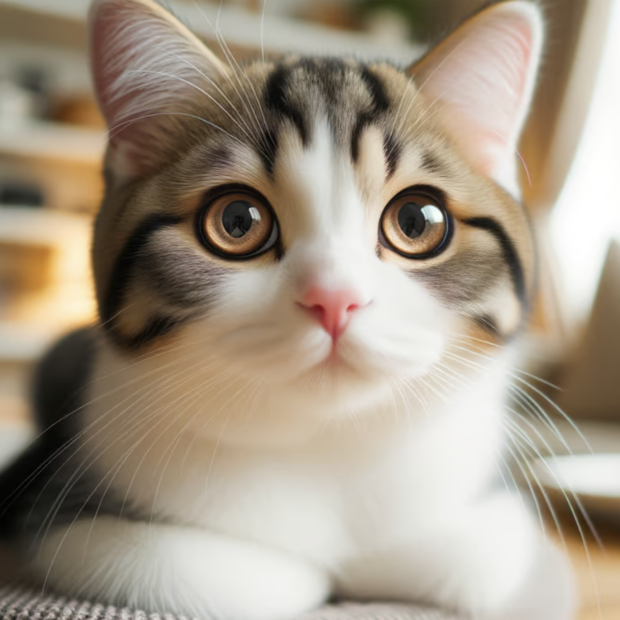
#> input picture cat.png, 1240 x 1240 px (shown at 1/2 size)
$ python test_cdc.py cat.png
#> lines starting #> are read from the running program, lines starting #| are printed output that depends on the picture
#> in main, img is the input picture: PIL image 1240x1240 RGBA; mean R, G, B, A 163.5, 150.9, 133.9, 255
#| Opened file. Format: PNG, Mode: RGBA, Size: (1240, 1240)
#!/usr/bin/env python3

import serial
import serial.tools.list_ports
import struct
import time
import argparse
import os
import sys
from typing import Tuple, Optional

# --- Dependency Check ---
try:
    from PIL import Image, ImageSequence
except ImportError:
    print("Error: Pillow library not found.")
    print("Please install it: pip install Pillow")
    sys.exit(1)

# --- Constants ---
# Device Identification
EXPECTED_VID = 0x1067
EXPECTED_PID = 0x626D

# Serial Communication Parameters
BAUD_RATE = 115200         # Often ignored for USB CDC, but set anyway
WRITE_TIMEOUT = 600        # Seconds (10 minutes - INCREASED TIMEOUT) <--- INCREASED
READ_TIMEOUT = 1           # Seconds for reading confirmations (optional)
PRE_SEND_DELAY = 0.2       # Seconds to wait after opening port before sending anything
POST_HEADER_DELAY = 0.1    # Seconds to wait after sending size header, before sending data
POST_FILENAME_DELAY = 0.1  # Seconds to wait after sending filename
SEND_CHUNK_SIZE = 4096     # Bytes to send per write call for progress reporting

# Image Processing Defaults
DEFAULT_RESIZE_W = 128
DEFAULT_RESIZE_H = 128
DEFAULT_BG_COLOR = (0, 0, 0) # Black

# --- Image Processing Functions ---
def process_image_frame(frame: Image.Image, target_size: tuple[int, int], background_color: tuple[int, int, int]) -> bytes:
    """
    Converts a single PIL Image frame to raw RGB565 bytes (big-endian).
    Handles resizing and transparency.
    """
#> called with target_size = (128, 128), background_color = (0, 0, 0)
    try:
        # Resize first
        frame_resized = frame.resize(target_size, Image.Resampling.LANCZOS)
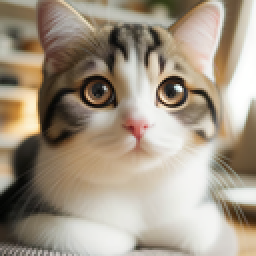
#> frame_resized: PIL image 128x128 RGBA (shown 2 times larger); mean R, G, B, A 163.5, 150.9, 133.9, 255

        # Handle transparency by compositing onto the specified background color
        if frame_resized.mode in ('RGBA', 'LA') or (frame_resized.mode == 'P' and 'transparency' in frame_resized.info):
            # print(f"  Handling transparency for frame...") # Verbose
            try:
                alpha = frame_resized.convert('RGBA').split()[-1]
#> alpha: PIL image 128x128 L; every value is 255
                bg = Image.new("RGB", frame_resized.size, background_color)
#> bg: PIL image 128x128 RGB; every value is 0
                img_rgb = frame_resized.convert("RGB") # Convert potential P mode after handling transparency logic
                bg.paste(img_rgb, mask=alpha)
                image_to_convert = bg
            except Exception as e:
                print(f"  Warning: Error handling transparency: {e}. Trying simple convert.")
                image_to_convert = frame_resized.convert('RGB')
        elif frame_resized.mode == 'P':
             # print(f"  Converting Palette frame to RGB...") # Verbose
             image_to_convert = frame_resized.convert('RGB')
        elif frame_resized.mode != 'RGB':
            # print(f"  Converting frame mode {frame_resized.mode} to RGB...") # Verbose
            image_to_convert = frame_resized.convert('RGB')
        else:
            image_to_convert = frame_resized # Already RGB

        # print("  Converting pixels to RGB565 (Big Endian)...") # Verbose
        frame_data = bytearray()
        pixels = list(image_to_convert.getdata())
#> pixels = 16384 items, first 6: (140, 134, 109), (145, 141, 117), (149, 147, 123), (155, 153, 133), (160, 159, 144), (164, 163, 151)
        for r, g, b in pixels:
            r5 = r >> 3
            g6 = g >> 2
            b5 = b >> 3
            rgb565 = (r5 << 11) | (g6 << 5) | b5
            # Outputting Big Endian (>H) for pixel data
            frame_data.extend(struct.pack('>H', rgb565))
#> this loop made 16384 passes
#> (r, g, b, r5, g6, b5, rgb565) on passes 1 to 3: (140, 134, 109, 17, 33, 13, 35885), (145, 141, 117, 18, 35, 14, 37998), (149, 147, 123, 18, 36, 15, 38031)
        return bytes(frame_data)

    except Exception as e:
        print(f"Error processing frame: {e}")
        return b''

# --- Serial Port Function ---
def find_port(vid: int, pid: int) -> Optional[str]:
    """Return the device name for the first port matching VID/PID."""
    print(f"Searching for CDC serial port with VID={vid:#06x}, PID={pid:#06x}...")
    ports = serial.tools.list_ports.comports()
    if not ports:
        print("No serial ports found.")
        return None

    matching_ports = []
    print("Available Serial Ports:")
    for p in ports:
        print(f"  {p.device}: VID={p.vid} PID={p.pid} (Desc: {p.description}, HWID: {p.hwid})")
        # Check explicit VID/PID first
        if p.vid == vid and p.pid == pid:
            print(f"    -> Matched VID/PID directly.")
            matching_ports.append(p.device)
            continue # Prioritize direct match
        # Fallback check in HWID string (more robust)
        vid_pid_str1 = f"VID:PID={vid:04X}:{pid:04X}"
        vid_pid_str2 = f"VID_{vid:04X}&PID_{pid:04X}"
        product_name = "Module CDC Interface" # Added check for product name
        if (p.hwid and (vid_pid_str1 in p.hwid or vid_pid_str2 in p.hwid)) or \
           (p.product and product_name in p.product):
            print(f"    -> Matched VID/PID/Product in HWID/Desc string.")
            if p.device not in matching_ports: # Avoid duplicates
                 matching_ports.append(p.device)

    if not matching_ports:
        print("-> No matching CDC port found.")
        return None
    elif len(matching_ports) > 1:
         print(f"-> Warning: Found multiple matching ports: {matching_ports}. Using the first one: {matching_ports[0]}")

    print(f"-> Using port: {matching_ports[0]}")
    return matching_ports[0]

# --- Send Data Function (with chunking and progress) ---
# [68 lines left out: function send_file_over_cdc, not called in this run]
    # Consider adding a small delay or waiting for an ACK from the device if implemented


# --- Main Execution Logic ---
def main():
    parser = argparse.ArgumentParser(description="Process an image/GIF and send its raw RGB565 data over CDC serial.")
    parser.add_argument("image_path", help="Path to the image or GIF file to process and send.")
    parser.add_argument("--port", help="Specify the serial port manually (e.g., /dev/ttyACM0 or COM3).")
    parser.add_argument("--width", type=int, default=DEFAULT_RESIZE_W, help=f"Target width (default: {DEFAULT_RESIZE_W}).")
    parser.add_argument("--height", type=int, default=DEFAULT_RESIZE_H, help=f"Target height (default: {DEFAULT_RESIZE_H}).")
    parser.add_argument("--bg", type=str, default=",".join(map(str, DEFAULT_BG_COLOR)),
                        help=f"Background color R,G,B for transparency (default: {DEFAULT_BG_COLOR}).")

    args = parser.parse_args()

    # --- 1. Validate and Process Image ---
    if not os.path.exists(args.image_path):
        print(f"Error: Image file not found: '{args.image_path}'")
        sys.exit(1)

    print(f"\n--- Processing File: {args.image_path} ---")
    target_size = (args.width, args.height)
    try:
        bg_color = tuple(map(int, args.bg.split(',')))
        if len(bg_color) != 3: raise ValueError("Background color needs 3 values (R,G,B)")
    except Exception as e:
        print(f"Error parsing background color '{args.bg}': {e}")
        sys.exit(1)

    output_data = bytearray()
    is_animated = False
    target_filename_on_device = ""

    try:
        img = Image.open(args.image_path)
        print(f"Opened file. Format: {img.format}, Mode: {img.mode}, Size: {img.size}")

        # Check if it's an animated format (like GIF)
        if getattr(img, "is_animated", False) or img.format == "GIF":
            is_animated = True
            print("Detected animated format (GIF). Processing frames...")
            frame_count = 0
            # Attempt to get total frames if possible (for better progress estimate during processing)
            total_frames = getattr(img, "n_frames", 0)
            if total_frames > 0:
                print(f"Found {total_frames} frames.")

            for i, frame in enumerate(ImageSequence.Iterator(img)):
                frame_count += 1
                print(f"--- Python Frame {i} ---")
                print(f"  - Info: {frame.info}")

                processed_frame_data = process_image_frame(frame, target_size, bg_color)
                if not processed_frame_data:
                    raise ValueError(f"Failed to process frame {frame_count}")

                print(f"  - RGB565 Sample (first 32 bytes): {processed_frame_data[:32].hex()}")
                output_data.extend(processed_frame_data)

            if frame_count == 0:
                 print("Warning: Animated file reported, but no frames found/processed.")
            print(f"Processed {frame_count} frames.")
        else:
            print("Detected static image format. Processing single frame...")
            processed_frame_data = process_image_frame(img, target_size, bg_color)
            if not processed_frame_data:
                 raise ValueError("Failed to process static image")
            output_data = processed_frame_data
            print("Processed 1 frame.")

        # Determine filename extension
        base_name = os.path.splitext(os.path.basename(args.image_path))[0]
        # Sanitize basename: replace non-alphanumeric with underscore, limit length
        sanitized_base_name = "".join(c if c.isalnum() else '_' for c in base_name)
        sanitized_base_name = sanitized_base_name[:50] # Limit length

        output_ext = ".araw" if is_animated and len(output_data) > 0 else ".raw"
#> output_ext = '.raw'
        target_filename_on_device = sanitized_base_name + output_ext
#> target_filename_on_device = 'cat.raw'

        if not output_data:
            print("Error: No data generated after processing.")
            sys.exit(1)
        print(f"-> Final processed data size: {len(output_data)} bytes.")
#| -> Final processed data size: 32768 bytes.
        print(f"-> Target filename on device: {target_filename_on_device}")
#| -> Target filename on device: cat.raw


    except Exception as e:
        print(f"Error processing image/GIF: {e}")
        import traceback
        traceback.print_exc()
        sys.exit(1)

    # --- 2. Find CDC Port ---
    if args.port:
        port = args.port
        print(f"\n--- Using Manual Port ---")
        print(f"Port: {port}")
    else:
        print(f"\n--- Locating Device ---")
        port = find_port(EXPECTED_VID, EXPECTED_PID)
        if not port:
            print("Failed to find device port automatically. Try specifying with --port.")
            print("Ensure the QMK firmware with CDC enabled is flashed and the device is connected.")
#> (the run stopped early here; a loop or call above may not have finished)
